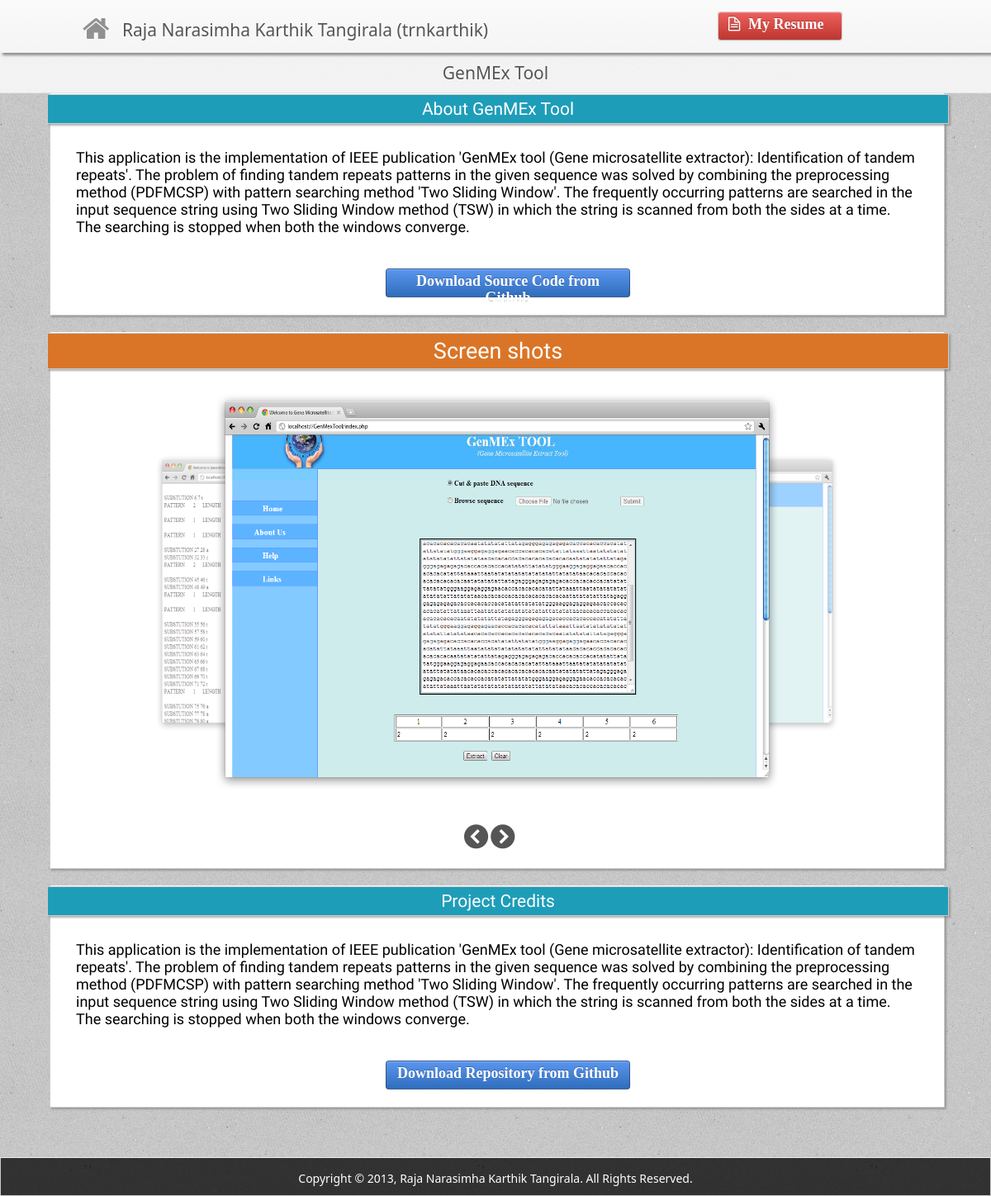
The app's page /project.php?id=9 with its own data.
### tables this page shows
CREATE TABLE IF NOT EXISTS `projectdetails` (
  `ProjectID` int(11) NOT NULL AUTO_INCREMENT,
  `ProjectName` varchar(150) NOT NULL,
  `ProjectType` varchar(30) NOT NULL DEFAULT 'web',
  `ProjectRating` decimal(4,2) NOT NULL DEFAULT '5.00',
  `ProjectStartDate` date NOT NULL,
  `ProjectEndDate` date DEFAULT NULL,
  `ProjectTools` varchar(200) DEFAULT NULL,
  `ProjectDesc` text NOT NULL,
  `ProjectURL` varchar(150) NOT NULL DEFAULT 'https://github.com/trnkarthik',
  `Visibility` tinyint(1) NOT NULL DEFAULT '1',
  PRIMARY KEY (`ProjectID`)
);

CREATE TABLE IF NOT EXISTS `projectimages` (
  `ProjectID` int(11) NOT NULL DEFAULT '0',
  `ImageID` int(11) NOT NULL AUTO_INCREMENT,
  `Visibility` tinyint(1) NOT NULL DEFAULT '1',
  PRIMARY KEY (`ProjectID`,`ImageID`),
  KEY `ImageID` (`ImageID`)
);

CREATE TABLE IF NOT EXISTS `imagedetails` (
  `ImageID` int(11) NOT NULL AUTO_INCREMENT,
  `ImageURL` varchar(150) NOT NULL DEFAULT 'images/1.png',
  `ImageDesc` varchar(350) NOT NULL,
  PRIMARY KEY (`ImageID`)
);

### project.php (the view, shortened to what this page needs)
<!DOCTYPE HTML PUBLIC "-//W3C//DTD HTML 4.01//EN" "http://www.w3.org/TR/html4/strict.dtd">
<html xmlns="http://www.w3.org/1999/xhtml">
<head>
	<link rel="stylesheet" href="css/my_main_style.css">
	<link rel="stylesheet" type="text/css" href="css/products_support_for_quicksand.css" />
	<link rel="stylesheet" href="font-awesome/css/font-awesome.min.css">
    <?php
        $id = (int)(mysql_real_escape_string($_GET['id']));
            $query = "select projectName,ProjectStartDate,ProjectEndDate,ProjectTools,ProjectDesc,ProjectURL,ProjectType
                        from projectDetails where projectID='$id'";
            $result = mysql_query($query);
            if(!$result){
                echo "Please try again";
            }
            else{
                $row = mysql_fetch_array($result);
                $projectName = $row[0];
                $projectDesc = $row[4];
            }
    ?>
</head>
<body>
        <div class="container">
		<?php include("includes/header.php");?>
	</div>
<div id="project_title">
    <a href="#">
    <?php echo $projectName;?>
    </a>
</div>
<div id="project_desc" class="section">
     <div class="section_title">About <?php echo $projectName;?></div>
      <div style="margin: 30px;">
	  <?php echo $projectDesc;?>
      </div>
    <a href="#home" id="download_repository" class="btn_blue btn">
      Download Source Code from Github
    </a>
</div>
<div id="project_media" class="section">
		    <div class="section_title_special">Screen shots</div>
		    <?php include("includes/carousel.php"); ?>
<div id="project_credits" class="section">
     <div class="section_title">Project Credits</div>
      <div style="margin: 30px;">
	  <?php echo $projectDesc;?>
      </div>
    <a href="#home" id="download_repository" class="btn_blue btn">
      Download Repository from Github
    </a>
</div>
  <?php include("includes/footer.php"); ?>
</body>

### includes/carousel.php (shortened to what this page needs)
<div id="carousel">
			    <?php
			    $image_id_query = "select imageid from projectimages where projectid = $id and visibility=1";
			    $image_id_query_result = mysql_query($image_id_query);
			    if(!$image_id_query_result)
			    {
			         echo "Some error!Please reload the page.";
			    }
			    else{
				 $no_of_images = mysql_numrows($image_id_query_result);
			         if($no_of_images>0){
			         $i = 1;
			              while($image_row = mysql_fetch_array($image_id_query_result)){
				      $image_details_query = "select ImageURL,ImageDesc from ImageDetails where IMageID=$image_row[0]";
				      $image_details_result = mysql_query($image_details_query);
				      $image_details = mysql_fetch_array($image_details_result);
				      $url = $image_details[0];
				      $item_id = "item-".$i;
				      echo "<img src='$url' id='$item_id'/>";
				      $i++;
			              }
			         }
			         else{
			           echo "<center><br /><br /><br /><br /><br /><br /><br /><br /><br /><br /><h3>No Images Found</h3></center>";
			         }
			    }
			    ?>
			</div>
			<div class="carousel-links">
			    <a href="#" id="prev"><i class="icon-chevron-sign-left"></i></a>  <a href="#" id="next"><i class="icon-chevron-sign-right"></i></a>
			</div>
		</div>

### css/my_main_style.css (style rules this page uses)
.section { border: 1px solid #CCC; -webkit-box-shadow: 2px 2px 2px rgba(124, 124, 124, 0.6); -moz-box-shadow: 2px 2px 2px rgba(124, 124, 124, 0.6); box-shadow: 2px 2px 2px rgba(124, 124, 124, 0.6); }
.btn { display: inline-block; padding: 4px 12px; margin-bottom: 0; font-size: 14px; line-height: 20px; text-align: center; vertical-align: middle; cursor: pointer; background-image: -moz-linear-gradient(top, #FFF, #E6E6E6); background-image: -o-linear-gradient(top, #FFF, #E6E6E6); background-repeat: repeat-x; filter: progid:DXImageTransform.Microsoft.gradient(startColorstr='#ffffffff', endColorstr='#ffe6e6e6', GradientType=0); border-color: #E6E6E6 #E6E6E6 #BFBFBF; border-color: rgba(0, 0, 0, 0.1) rgba(0, 0, 0, 0.1) rgba(0, 0, 0, 0.25); filter: progid:DXImageTransform.Microsoft.gradient(enabled = false); border: 1px solid #CCC; border-bottom-color: #B3B3B3; -webkit-border-radius: 4px; -moz-border-radius: 4px; border-radius: 4px; -webkit-box-shadow: inset 0 1px 0 rgba(255, 255, 255, .2), 0 1px 2px rgba(0, 0, 0, .05); -moz-box-shadow: inset 0 1px 0 rgba(255,255,255,.2), 0 1px 2px rgba(0,0,0,.05); box-shadow: inset 0 1px 0 rgba(255, 255, 255, .2), 0 1px 2px rgba(0, 0, 0, .05); }
.section_title { width: 101%; position: relative; background: #1E9DB9; color: #FFF; top: 0px; left: -0.5%; font-size: 27px; text-align: center; padding-top: 5px; padding-bottom: 5px; border: 1px solid #CCC; -webkit-box-shadow: 2px 2px 2px rgba(124, 124, 124, 0.6); -moz-box-shadow: 2px 2px 2px rgba(124, 124, 124, 0.6); box-shadow: 2px 2px 2px rgba(124, 124, 124, 0.6); }
.section_title_special { width: 101%; position: relative; background: #DA7527;; color: #FFF; top: 0px; left: -0.5%; font-size: 27px; text-align: center; padding-top: 5px; padding-bottom: 5px; border: 1px solid #CCC; -webkit-box-shadow: 2px 2px 2px rgba(124, 124, 124, 0.6); -moz-box-shadow: 2px 2px 2px rgba(124, 124, 124, 0.6); box-shadow: 2px 2px 2px rgba(124, 124, 124, 0.6); }
.btn_blue { color: #FFF; text-shadow: 0 -1px 0 rgba(0, 0, 0, 0.25); background-color: #5B96EE; background-image: -moz-linear-gradient(top, #5B96EE, #2F6DBD); background-image: -webkit-gradient(linear, 0 0, 0 100%, from(#5B96EE), to(#2F6DBD)); background-image: -webkit-linear-gradient(top, #5B96EE, #2F6DBD); background-image: -o-linear-gradient(top, #5B96EE, #2F6DBD); background-image: linear-gradient(to bottom, #5B96EE, #2F6DBD); background-repeat: repeat-x; border-color: #BD362F #BD362F #802420; border-color: rgba(0, 0, 0, 0.1) rgba(0, 0, 0, 0.1) rgba(0, 0, 0, 0.25); font-weight: bold; }

### css/products_support_for_quicksand.css (style rules this page uses)
* { margin:0; padding:0; }
body { color:#000; font:14px/1.3 ; min-height: 930px; }
a, a:visited { text-decoration:none; outline:none; font-family: Calibri, Candara, Segoe, "Segoe UI", Optima, Arial, sans-serif; }
a { text-decoration: none; }

### project.php (style rules this page uses)
body { font-family:Arial; font-size:12px; font-family: 'Open Sans Condensed','Arial Narrow', serif; font-weight: 400; background: #DDD url(./images/bg2.png) repeat; }
#carousel { width:100%; border:0px solid #222; height:550px; position:relative; clear:both; overflow:hidden; margin-left: auto; margin-right: auto; }
#carousel img { visibility:hidden; cursor:pointer; }
.carousel-links { position: relative; text-align: center; margin-right: 20px; padding-bottom: 20px; padding-top: 0px; }
.carousel-links i { color: #555; font-weight: bold; font-size: 1.8em; }
#project_title { text-align: center; font-size: 21px; background: rgba(248, 248, 248, 0.9); padding: 10px; font-family: Calibri, Candara, Segoe, "Segoe UI", Optima, Arial, sans-serif; font-weight: 400; text-shadow: rgba(255, 255, 255, 0.85) 0 0 3px; border-bottom: 1px solid rgba(211, 211, 211, 0.49); }
#project_desc { background: #FFF; position: relative; top: 0px; left: 5%; min-height: 100px; width: 90%; border-top: 0px; font-size: 18px; padding: 1px; }
#project_media { background: #FFF; position: relative; top: 20px; left: 5%; min-height: 100px; width: 90%; border-top: 0px; font-size: 18px; padding: 1px; }
#project_credits { background: #FFF; position: relative; top: 40px; left: 5%; min-height: 100px; width: 90%; border-top: 0px; font-size: 18px; padding: 1px; }
a { color: #555; }
body { min-height: 0px; }
#download_repository { margin: 2px 37.5%; margin-bottom: 20px; margin-top: 10px; width: 25%; min-width: 180px; height: 25px; font-size: 18px; font-family: TimesNewRoman, "Times New Roman", Times, Baskerville, Georgia, serif; border: 1px solid rgba(32, 30, 30, 0.45); }
.section_title { font-size: 21px; }

### records on screen
projectdetails: ProjectName "GenMEx Tool", ProjectDesc "This application is the implementation of IEEE publication 'GenMEx tool (Gene microsatellite extractor): Identification of tandem repeats'. The problem of finding tandem repeats patterns in the given sequence was solved by combining the preprocessing method (PDFMCSP) with pattern searching method 'Two Sliding Window'. The frequently occurring patterns are searched in the input sequence string using Two Sliding Window method (TSW) in which the string is scanned from both the sides at a time. The searching is stopped when both the windows converge."
projectimages: ImageID.ImageURL (picture)
